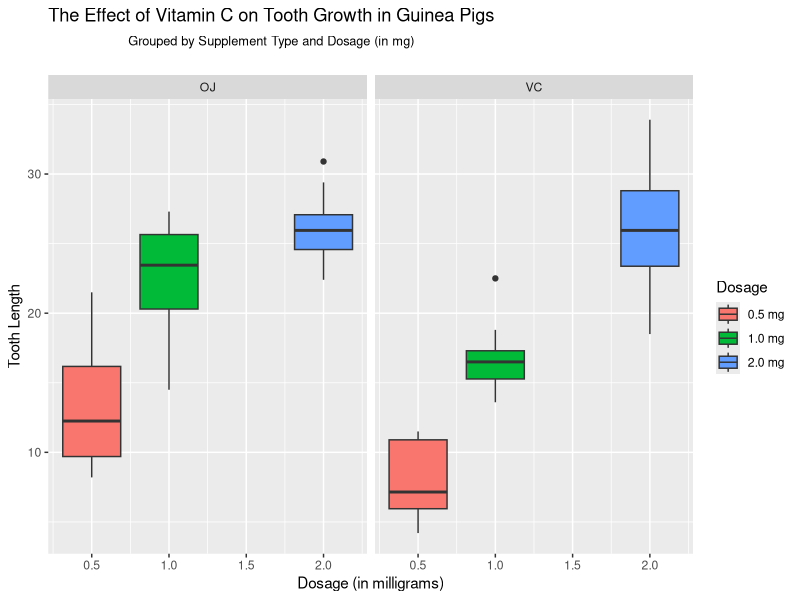

Reproduce this figure in R.
## ---- chunk 1
library(ggplot2) # For plots
library(scales)  # Also for plots
library(plyr)    # For data munging

options(scipen=999) # To disable scientific notation output

# Load ToothGrowth
data(ToothGrowth)
## ---- chunk 2
plot_explore <- function(data, 
                         title = 'The Effect of Vitamin C on Tooth Growth in Guinea Pigs',
                         subtitle = 'Grouped by Supplement Type and Dosage (in mg)'
                         ) {
    
    p <- ggplot(data, aes(x=dose, y=len, fill=factor(dose))) +
        
         # Facet by supplement
         facet_grid(. ~ supp) +
        
         # Make this plot a histogram
         geom_boxplot() +
        
         # Label our plot
         ggtitle( bquote( atop(.(title), atop(.(subtitle), '') ) ) ) +
         xlab('Dosage (in milligrams)') +
         ylab('Tooth Length') +
         
         # Change the legend label and Dosage labels
         scale_fill_discrete(name='Dosage', breaks=c(0.5,1.0,2.0), labels=c('0.5 mg', '1.0 mg', '2.0 mg'))
    p
}

plot_explore(ToothGrowth)
## ---- chunk 3
summary(ToothGrowth)
## ---- chunk 4
by_supp <- ddply(ToothGrowth, 
                 .(supp),
                 summarize,
                 mean=mean(len), 
                 conf.int=2 * sd(len) / sqrt( length(len) ))
by_supp$lower.bound <- with(by_supp, mean - conf.int)
by_supp$upper.bound <- with(by_supp, mean + conf.int)
by_supp
## ---- chunk 5
by_dose <- ddply(ToothGrowth, 
                 .(dose),
                 summarize,
                 mean=mean(len), 
                 conf.int=2 * sd(len) / sqrt( length(len) ))
by_dose$lower.bound <- with(by_dose, mean - conf.int)
by_dose$upper.bound <- with(by_dose, mean + conf.int)
by_dose
